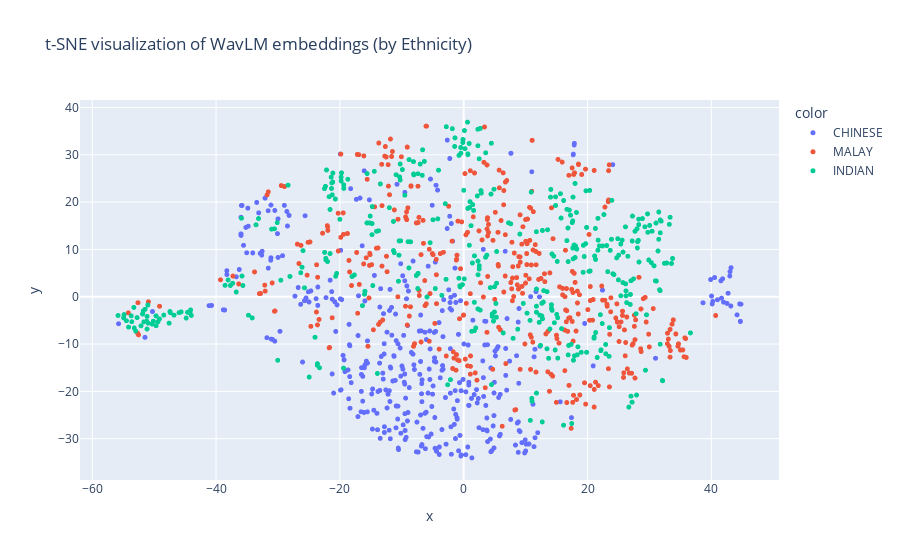

Notebook source saved alongside this figure:
### Code cell
from sklearn.manifold import TSNE
import plotly.express as px
import numpy as np

tsne = TSNE(n_components=2, random_state=42)
X_tsne = tsne.fit_transform(np.vstack(df['embeddings']))

fig = px.scatter(
    x=X_tsne[:, 0],
    y=X_tsne[:, 1],
    color=df['ethnicity'],
    title="t-SNE visualization of WavLM embeddings (by Ethnicity)"
)
fig.update_traces(marker=dict(size=5))
fig.show()

### Figure 1 — Plotly figure (JSON) as saved in the notebook; plotly's stock layout.template omitted (floating-point values rounded to 4 significant figures; data arrays with more than 128 entries replaced by an {"elided": "..."} marker saying what was removed)
{"data": [{"hovertemplate": "color=CHINESE<br>x=%{x}<br>y=%{y}<extra></extra>", "legendgroup": "CHINESE", "marker": {"color": "#636efa", "size": 5, "symbol": "circle"}, "mode": "markers", "name": "CHINESE", "showlegend": true, "type": "scattergl", "x": {"elided": "400 float values"}, "xaxis": "x", "y": {"elided": "400 float values"}, "yaxis": "y"}, {"hovertemplate": "color=MALAY<br>x=%{x}<br>y=%{y}<extra></extra>", "legendgroup": "MALAY", "marker": {"color": "#EF553B", "size": 5, "symbol": "circle"}, "mode": "markers", "name": "MALAY", "showlegend": true, "type": "scattergl", "x": {"elided": "400 float values"}, "xaxis": "x", "y": {"elided": "400 float values"}, "yaxis": "y"}, {"hovertemplate": "color=INDIAN<br>x=%{x}<br>y=%{y}<extra></extra>", "legendgroup": "INDIAN", "marker": {"color": "#00cc96", "size": 5, "symbol": "circle"}, "mode": "markers", "name": "INDIAN", "showlegend": true, "type": "scattergl", "x": {"elided": "400 float values"}, "xaxis": "x", "y": {"elided": "400 float values"}, "yaxis": "y"}], "layout": {"legend": {"title": {"text": "color"}, "tracegroupgap": 0}, "title": {"text": "t-SNE visualization of WavLM embeddings (by Ethnicity)"}, "xaxis": {"anchor": "y", "domain": [0, 1], "title": {"text": "x"}}, "yaxis": {"anchor": "x", "domain": [0, 1], "title": {"text": "y"}}}}
